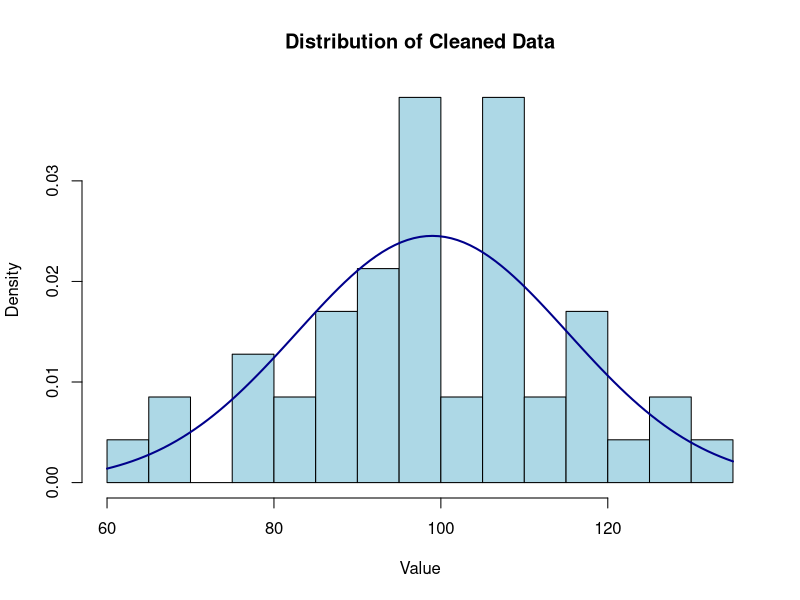

Reproduce this figure in R.
## ---- chunk 1
# Histogram with normal curve overlay
set.seed(42)
cleaned <- rnorm(47, mean = 100, sd = 14)  # Simulated cleaned data

hist(cleaned, 
     freq = FALSE,
     main = "Distribution of Cleaned Data",
     xlab = "Value",
     col = "lightblue",
     breaks = 10)

curve(dnorm(x, mean = mean(cleaned), sd = sd(cleaned)), 
      add = TRUE, col = "darkblue", lwd = 2)
